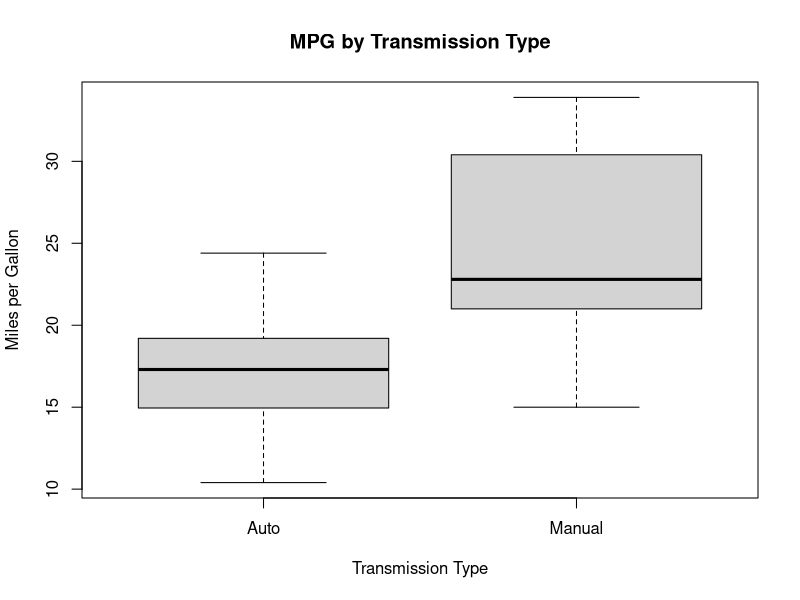
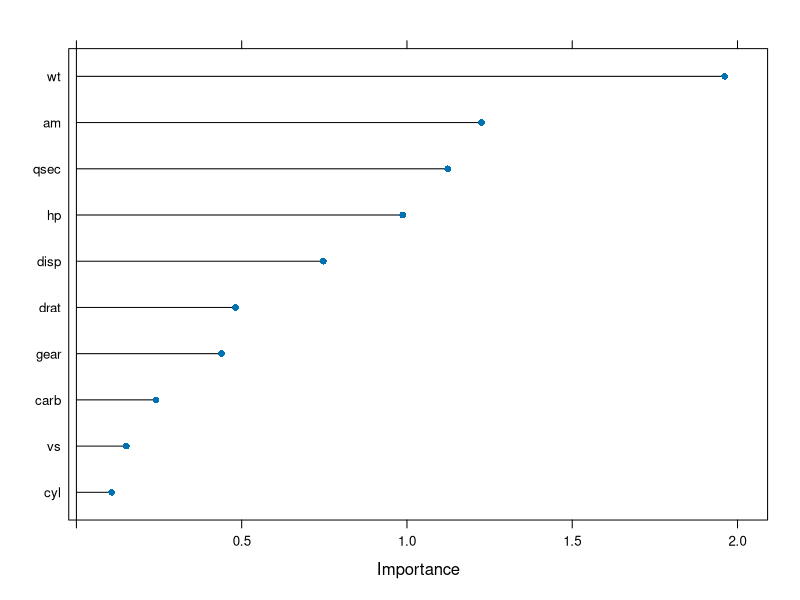
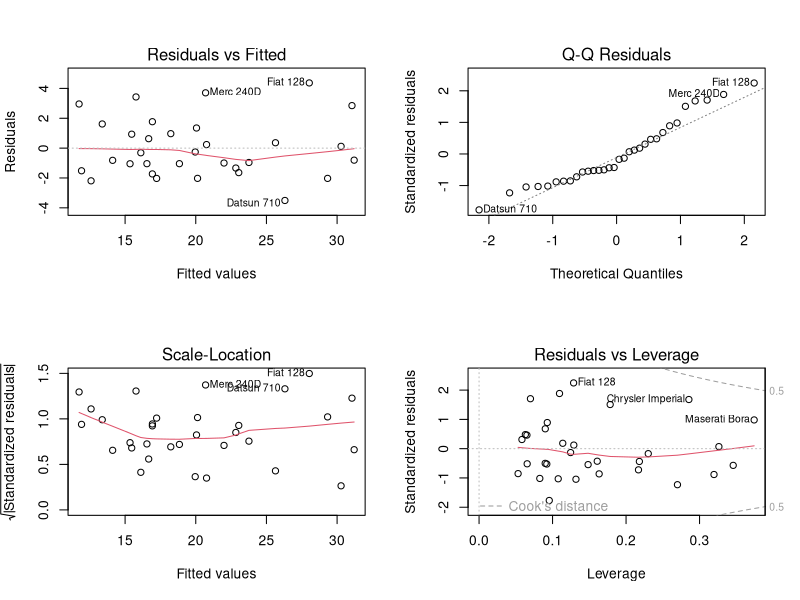

Reproduce these figures in R, in order.
## ---- chunk 1
knitr::opts_chunk$set(echo = TRUE)
## ---- chunk 2
data(mtcars)
head(mtcars)
## ---- chunk 3
## am = Transmission (0 = automatic, 1 = manual)
dt <- subset (mtcars, select = c(mpg,am))
dt$am <- factor(dt$am, labels=c("Auto","Manual")) 
boxplot(mpg ~ am, data = dt, 
        xlab = "Transmission Type",
        ylab = "Miles per Gallon",
        main = "MPG by Transmission Type")
## ---- chunk 4
t.test(mpg ~ am, data = dt)
## ---- chunk 5
library(mlbench)
library(caret)
control <- trainControl(method="repeatedcv", number=10, repeats=3)
model <- train(mpg~., data=mtcars, method="lm", preProcess="scale", trControl=control)
importance <- varImp(model, scale=FALSE)
plot (importance)
## ---- chunk 6
library(MASS)
step <- stepAIC(lm(mpg~.,data=mtcars), trace=FALSE)
step$anova
## ---- chunk 7
fit <- lm (mpg ~ wt + am + qsec, data = mtcars)
summary (fit)
## ---- chunk 8
cor (subset(mtcars, select=c("wt","am","qsec")))
## ---- chunk 9
betterfit <- lm (mpg ~ wt*am + qsec, data = mtcars)
summary (betterfit)
## ---- chunk 10
## Residual Plots
par(mfrow = c(2, 2))
plot(betterfit)
